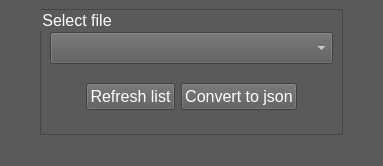
<?xml version="1.0" encoding="UTF-8"?>
<ui version="4.0">
 <class>MainWindow</class>
 <widget class="QMainWindow" name="MainWindow">
  <property name="geometry">
   <rect>
    <x>0</x>
    <y>0</y>
    <width>383</width>
    <height>166</height>
   </rect>
  </property>
  <property name="cursor">
   <cursorShape>ArrowCursor</cursorShape>
  </property>
  <property name="windowTitle">
   <string>Txt to json</string>
  </property>
  <property name="styleSheet">
   <string notr="true">*:disabled {
	background-color:rgb(30, 30, 30);	
	color: rgb(127, 127, 127);
}
*{
	background-color: rgb(90, 90, 90);
	color: white;
}
QLabel:disabled {
	background-color: rgb(90, 90, 90);
}
QGroupBox{
	border: 1px solid rgb(70, 70, 70);
	margin-top: 1em;
	color: rgb(255, 255, 255);
}
QGroupBox:disabled {
	background-color: rgb(90, 90, 90);
}
QGroupBox::title {
	background-color: rgb(90, 90, 90);
    	top: -0.8em;
    	left: 1em;
}
QMenu::item{
	background-color: rgb(90, 90, 90);
	color: white;
}

QMenuBar::item:selected{
	color: cyan;
}
QMenu::item:selected {
	color: cyan;
}
QToolTip{
	background-color: whitesmoke;
	color:black;
}</string>
  </property>
  <widget class="QWidget" name="centralwidget">
   <layout class="QVBoxLayout" name="verticalLayout">
    <item>
     <layout class="QHBoxLayout" name="horizontalLayout_8">
      <item>
       <spacer name="horizontalSpacer_5">
        <property name="orientation">
         <enum>Qt::Horizontal</enum>
        </property>
        <property name="sizeHint" stdset="0">
         <size>
          <width>40</width>
          <height>20</height>
         </size>
        </property>
       </spacer>
      </item>
      <item>
       <widget class="QGroupBox" name="groupBox_4">
        <property name="font">
         <font>
          <pointsize>12</pointsize>
         </font>
        </property>
        <property name="title">
         <string>Select file</string>
        </property>
        <layout class="QVBoxLayout" name="verticalLayout_3">
         <item>
          <layout class="QHBoxLayout" name="horizontalLayout_7">
           <item>
            <widget class="QComboBox" name="comboBox">
             <property name="font">
              <font>
               <pointsize>15</pointsize>
              </font>
             </property>
            </widget>
           </item>
          </layout>
         </item>
         <item>
          <layout class="QHBoxLayout" name="horizontalLayout_6">
           <item>
            <spacer name="horizontalSpacer">
             <property name="orientation">
              <enum>Qt::Horizontal</enum>
             </property>
             <property name="sizeHint" stdset="0">
              <size>
               <width>40</width>
               <height>20</height>
              </size>
             </property>
            </spacer>
           </item>
           <item>
            <widget class="QPushButton" name="btnRefresh">
             <property name="font">
              <font>
               <pointsize>12</pointsize>
              </font>
             </property>
             <property name="text">
              <string>Refresh list</string>
             </property>
            </widget>
           </item>
           <item>
            <widget class="QPushButton" name="btnConvert">
             <property name="font">
              <font>
               <pointsize>12</pointsize>
              </font>
             </property>
             <property name="text">
              <string>Convert to json</string>
             </property>
            </widget>
           </item>
           <item>
            <spacer name="horizontalSpacer_2">
             <property name="orientation">
              <enum>Qt::Horizontal</enum>
             </property>
             <property name="sizeHint" stdset="0">
              <size>
               <width>40</width>
               <height>20</height>
              </size>
             </property>
            </spacer>
           </item>
          </layout>
         </item>
        </layout>
       </widget>
      </item>
      <item>
       <spacer name="horizontalSpacer_6">
        <property name="orientation">
         <enum>Qt::Horizontal</enum>
        </property>
        <property name="sizeHint" stdset="0">
         <size>
          <width>40</width>
          <height>20</height>
         </size>
        </property>
       </spacer>
      </item>
     </layout>
    </item>
   </layout>
  </widget>
  <widget class="QStatusBar" name="statusbar"/>
  <action name="actionTxt_to_json">
   <property name="text">
    <string>Txt to json</string>
   </property>
  </action>
  <action name="actionJson_to_txt">
   <property name="text">
    <string>Json to txt</string>
   </property>
  </action>
  <action name="actionMake_F_le">
   <property name="text">
    <string>Make Fİle</string>
   </property>
  </action>
  <action name="actionDisplay_online_documentation">
   <property name="text">
    <string>Online documentation</string>
   </property>
  </action>
  <action name="actionOffline_help">
   <property name="text">
    <string>Offline help</string>
   </property>
  </action>
 </widget>
 <resources/>
 <connections/>
</ui>
